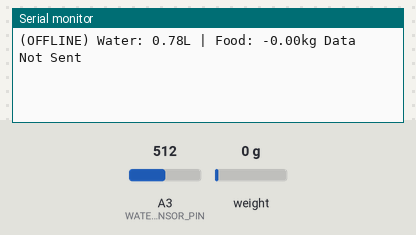
This sketch was run on a simulated Arduino Uno, built with avr-gcc and run on an emulated ATmega328P. Parts: the last lines printed to the serial monitor. Inputs (shaded band) come from the test bench; at power-on: weight on the scale 0 g, A3 (WATER_SENSOR_PIN) = 512.

Above: at 2.2 s.
2.3 s: weight on the scale set to 100 g
At 4.5 s:
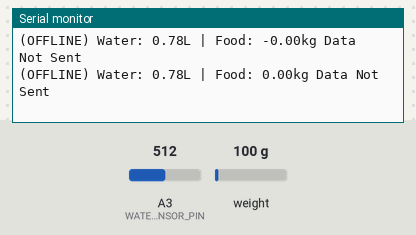
4.8 s: A3 (WATER_SENSOR_PIN) set to 716
At 6.5 s:
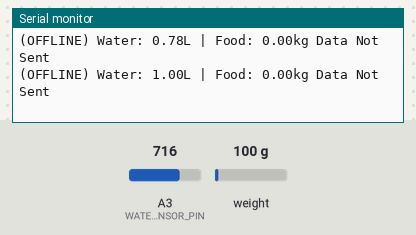
7.3 s: A3 (WATER_SENSOR_PIN) set to 306
At 8.0 s:
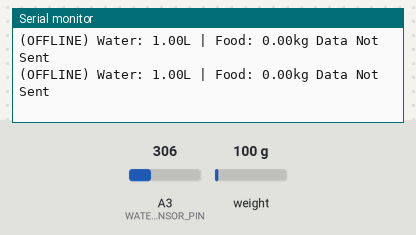
Timing chart, 0 to 10.3 s (numbered marks = the images above; inputs shaded):
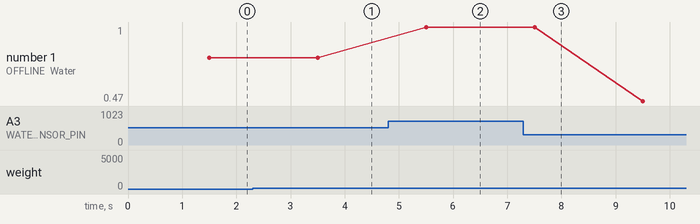

The sketch:

pet_home.ino
```cpp
#include <HX711.h>

// ====================
// KULLANICI AYARLARI
// ====================
#define IS_VERBOSE                    true
#define IS_WIFI_ACTIVE                false
#define IS_WEIGHT_CALIBRATION_ACTIVE  false
#define WORK_DELAY_MS                 1500
#define RETRY_CONNECTION_TIME         5

// Kalibrasyon tuşları
#if IS_WEIGHT_CALIBRATION_ACTIVE
  #define INCREASE_25_BUTTON          'q'
  #define DECREASE_25_BUTTON          'w'
  #define INCREASE_250_BUTTON         'e'
  #define DECREASE_250_BUTTON         'r'
  #define TARE_BUTTON                 't'
  #define DEFAULT_BUTTON              'y'
  #define EXIT_BUTTON                 'u'
  #define CALIBRATION_STEP            25
#endif

// ====================
// PINLER
// ====================
#define WATER_SENSOR_PIN              A3
#define WEIGHT_SENSOR_FIRST_PIN       A1
#define WEIGHT_SENSOR_SECOND_PIN      A0

// ====================
// WIFI VE API AYARLARI
// ====================
#define WIFI_SSID                     "iuc.misafir"
#define WIFI_PASSWORD                 "iuc.1453"
#define TEAM_SPEAK_SERVER_IP          "184.106.153.149"
#define TEAM_SPEAK_API_KEY            "M3PNVOVHXJFJ9H2A"

// ====================
// GLOBAL DEĞİŞKENLER
// ====================
double water_level = 0;
double food_level = 0;

HX711 scale;
int calibration_factor = -19750;
int default_calibration_factor = calibration_factor;
bool connection_status = false;
bool data_sent = false;
int retry_time = 0;

// ====================
// YARDIMCI FONKSİYONLAR
// ====================
void connect_to_wifi() {
  #if IS_WIFI_ACTIVE
    Serial.println("AT+CWJAP=\"" + String(WIFI_SSID) + "\",\"" + WIFI_PASSWORD + "\"");
    delay(5000);
  #endif
}

bool is_wifi_connected() {
  #if IS_WIFI_ACTIVE
    Serial.println("AT+CWJAP?");
    delay(1000);
    return Serial.find("OK");
  #else
    return false;
  #endif
}

double get_water_level(int pin) {
  int raw_value = analogRead(pin);
  raw_value = constrain(raw_value, 0, 650);
  return map(raw_value, 0, 650, 0, 100) / 100.0;
}

double get_food_level() {
  double raw_weight = -scale.get_units(5);
  return constrain(raw_weight, 0, 100) / 100.0;
}

bool send_data() {
  #if IS_WIFI_ACTIVE
    String data = "GET https://api.thingspeak.com/update?api_key=" + String(TEAM_SPEAK_API_KEY);
    data += "&field1=" + String(water_level);
    data += "&field2=" + String(food_level);
    Serial.println("AT+CIPSEND=" + String(data.length()));
    delay(2000);
    if (Serial.find(">")) {
      Serial.println(data);
      Serial.println("AT+CIPCLOSE=0");
      return true;
    } else {
      Serial.println("AT+CIPCLOSE=0");
      return false;
    }
  #else
    return false;
  #endif
}

void setup() {
  Serial.begin(9600);
  scale.begin(WEIGHT_SENSOR_FIRST_PIN, WEIGHT_SENSOR_SECOND_PIN);
  scale.set_scale(calibration_factor);
  scale.tare();
}

void loop() {
  water_level = get_water_level(WATER_SENSOR_PIN);
  food_level = get_food_level();

  if (is_wifi_connected()) {
    connection_status = true;
    data_sent = send_data();
  } else {
    connection_status = false;
    if (retry_time == 0) {
      connect_to_wifi();
      retry_time = RETRY_CONNECTION_TIME;
    } else {
      retry_time--;
    }
  }

  if (IS_VERBOSE) {
    Serial.print(connection_status ? "(ONLINE)" : "(OFFLINE)");
    Serial.print(" Water: " + String(water_level) + "L");
    Serial.print(" | Food: " + String(food_level) + "kg");
    Serial.println(data_sent ? " Data Sent" : " Data Not Sent");
  }

  scale.power_down();
  delay(WORK_DELAY_MS);
  scale.power_up();
}
```

Measured:
- after the input at 2.3 s, the serial monitor: prints a new line after 1.2 s (image 1)
- after the input at 4.8 s, the serial monitor: prints a new line after 0.70 s (image 2)
- plotted number 1: 0.78 → 1 after the input at 4.8 s, 1 → 0.47 after the input at 7.3 s
